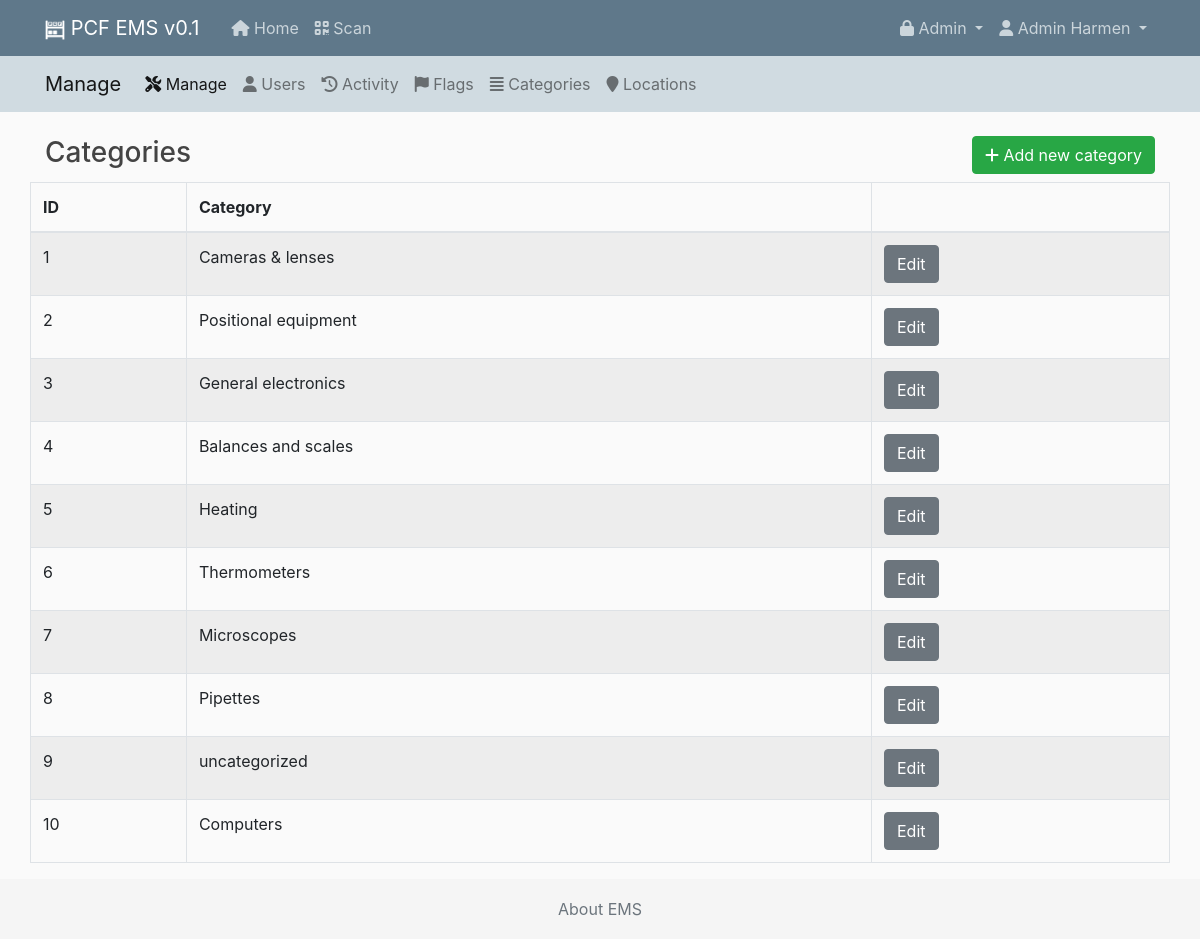
The app's page /manage/categories/ (signed in) with its own data.
### ems/models.py (models this page shows, shortened)
class Category(models.Model):
    name = models.CharField(max_length=100, help_text='Please verify that no such category already exists.')
    history = HistoricalRecords()
    class Meta:
        verbose_name_plural = "Categories"

### ems_manage/views.py (the view)
# urls.py: path('categories/', CategoriesView.as_view(), name='manage-categories'),
@method_decorator(staff_member_required, name='dispatch') #only staff can add new
class CategoriesView(LoginRequiredMixin, ListView):
    model = Category  # TODO we also need Item later on to show al the current flagged items.
    template_name = 'ems_manage/category_list.html'

### ems_manage/templates/ems_manage/category_list.html
{% extends "ems_manage/manage_base.html" %}
{% block content %}
<div class="row">
    <div class="col col-12">
        <div class="float-left my-2">
            <h3 class="d-inline">Categories</h3>
        </div>
        <div class="float-right my-2">
            <a class="btn btn-success" href="{% url 'manage-categories-add' %}"><i class="fas fa-plus"></i> Add new category</a>
        </div>
    </div>
</div>
<div class="row">
    <table id="user_list" class="table table-striped table-bordered table">
        <thead>
        <tr>
            <th data-priority="10">ID</th>
            <th data-priority="10">Category</th>
            <th data-priority="10"></th>
        </tr>
        </thead>
        <tbody>
        {% for item in object_list %}
        <tr>
            <td>{{ item.pk }}</td>
            <td>{{ item.name }}</td>
            <td>
                <a href="{% url 'manage-categories-update' item.pk %}" class="btn btn-secondary">Edit</a>
            </td>
        </tr>
        {% endfor %}
        </tbody>
    </table>
</div>
{% endblock content %}

### ems/templates/ems/base.html (shortened to what this page needs)
{% load static %}
<!DOCTYPE html>
<html>
<head>
    {% load bootstrap4 %}
    {% bootstrap_css %}
    <link href="https://cdn.datatables.net/responsive/2.2.6/css/responsive.dataTables.min.css" rel="stylesheet">
    <link href="https://cdn.datatables.net/1.10.22/css/dataTables.bootstrap4.min.css" rel="stylesheet">
    <link rel="stylesheet" type="text/css" href="{% static 'ems/main.css' %}">
</head>
<body>
<header class="site-header">
    <nav class="navbar navbar-expand-md navbar-dark bg-steel fixed-top">
        <div class="container">
            <a class="navbar-brand mr-4" href="/">
                <img class="align-middle" style="height:1em;" src="{% static 'ems/favicon_white_192x192.png' %}" />
                PCF EMS v0.1
            </a>
            <div class="navbar-nav mr-auto">
                {% if user.is_authenticated %}
                    <a class="nav-item nav-link d-none d-md-block" href="{% url 'ems-home' %}"><i class="fas fa-home"></i> Home</a>
                    <a class="nav-item nav-link" href="{% url 'ems-scanner' %}"><i class="fas fa-qrcode"></i> Scan</a>
                {% endif %}
            </div>
            <div class="collapse navbar-collapse" id="navbarToggle">
                <div class="navbar-nav">
                    {% if user.is_staff %}
                    <li class="nav-item dropdown">
                            <a class="nav-link dropdown-toggle" href="#" id="navbarDropdown" role="button"
                               data-toggle="dropdown" aria-haspopup="true" aria-expanded="false">
                                <i class="fas fa-lock"></i> Admin
                            </a>
                        </li>
                    {% endif %}
                    {% if user.is_authenticated %}
                        <li class="nav-item dropdown">
                            <a class="nav-link dropdown-toggle" href="#" id="navbarDropdown" role="button"
                               data-toggle="dropdown" aria-haspopup="true" aria-expanded="false">
                                <i class="fas fa-user"></i> {{ user.first_name }} {{ user.last_name }}
                            </a>
                        </li>
                    {% else %}
                        <a class="nav-item nav-link" href="{% url 'login' %}">Login</a>
                    {% endif %}
                </div>
            </div>
        </div>
    </nav>
</header>
    {% block secondheader %}{% endblock secondheader %}
<main role="main" class="container">
    <div class="row">
        <div class="col-md-12">
            {% block content %}{% endblock %}
        </div>
    </div>
</main>
<footer class="footer">
    <div class="container text-center">
        <span class="text-muted"><a class="text-muted" href="{% url 'ems-about' %}">About EMS</a></span>
    </div>
</footer>
</body>
</html>

### ems/static/ems/main.css (style rules this page uses)
body { background: #fafafa; color: #333333; margin-top: 5rem; }
h1, h2, h3, h4, h5, h6 { color: #444444; }
.bg-steel { background-color: #5f788a; }
.site-header .navbar-nav .nav-link { color: #cbd5db; }
html { position: relative; min-height: 100%; }
body { margin-bottom: 60px; }
.footer { position: absolute; bottom: 0; width: 100%; height: 60px; line-height: 60px; background-color: #f5f5f5; }

### records on screen
Category: pk "1", name "Cameras & lenses"
Category: pk "2", name "Positional equipment"
Category: pk "3", name "General electronics"
Category: pk "4", name "Balances and scales"
Category: pk "5", name "Heating"
Category: pk "6", name "Thermometers"
Category: pk "7", name "Microscopes"
Category: pk "8", name "Pipettes"
Category: pk "9", name "uncategorized"
Category: pk "10", name "Computers"

### other values on screen
{{ user.first_name }} "Admin"
{{ user.last_name }} "Harmen"
